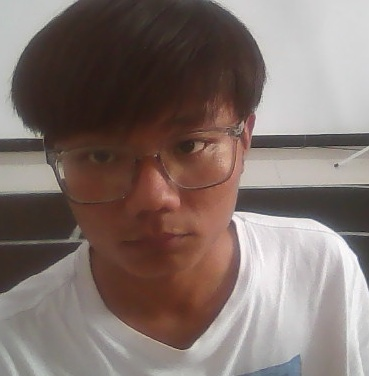
#> input picture yolov5_reid/fast_reid/query/Features/1_features/1628926528.0358121.jpg, 369 x 376 px
$ python -i light_improve.py   (imports and definitions only)
#> lines starting #> are read from the running program, lines starting #| are printed output that depends on the picture
import numpy as np

import cv2
# 加载图像
def light(img_path):
    image = cv2.imread(img_path)
#> image is the input picture: shape (376, 369, 3); mean B, G, R 108.8, 114.1, 128.9
    (B, G, R) = cv2.split(image)
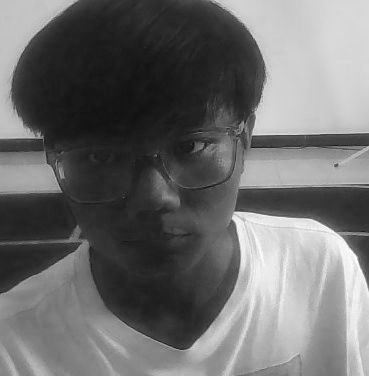
#> B: shape (376, 369); min 12, max 255, mean 108.8
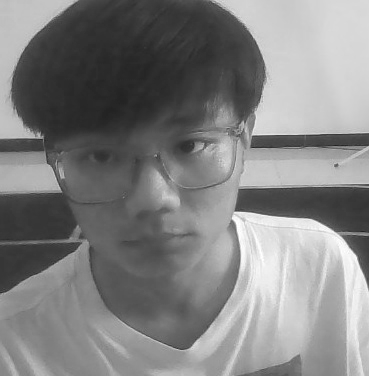
#> R: shape (376, 369); min 32, max 255, mean 128.9
    imageBlueChannelAvg = np.mean(B)
#> imageBlueChannelAvg = 108.8
    imageGreenChannelAvg = np.mean(G)
#> imageGreenChannelAvg = 114.1
    imageRedChannelAvg = np.mean(R)
#> imageRedChannelAvg = 128.9
    K = (imageRedChannelAvg+imageGreenChannelAvg+imageRedChannelAvg)/3;
#> K = 124
    Kb = K/imageBlueChannelAvg;
#> Kb = 1.14
    Kg = K/imageGreenChannelAvg;
#> Kg = 1.09
    Kr = K/imageRedChannelAvg
#> Kr = 0.962
    B = cv2.addWeighted(B, Kb, 0, 0, 0)
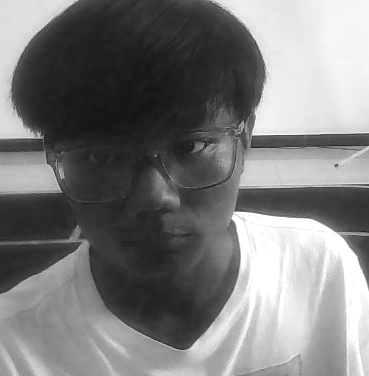
#> B: shape (376, 369); min 14, max 255, mean 123.6
    G = cv2.addWeighted(G, Kg, 0, 0, 0)
    R = cv2.addWeighted(R, Kr, 0, 0, 0)
    image_new = cv2.merge([B, G, R])
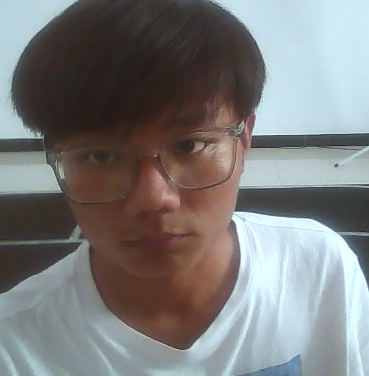
#> image_new: shape (376, 369, 3); mean B, G, R 123.6, 123.9, 124

#     # cv2.imshow("des", image_new)
#     cv2.imwrite('light_.jpg', image_new)
# light('light.jpg')


#全局直方图均衡化
def eaualHist_demo(image):
    gray = cv2.cvtColor(image, cv2.COLOR_RGB2GRAY)    #opencv的直方图均衡化要基于单通道灰度图像
#     cv.namedWindow('input_image', cv.WINDOW_NORMAL)
#     cv.imshow('input_image', gray)
    dst = cv2.equalizeHist(gray)                #自动调整图像对比度，把图像变得更清晰
    cv2.namedWindow("eaualHist_demo", cv2.WINDOW_NORMAL)
    cv2.imshow("eaualHist_demo", dst)
    return dst


def clahe_demo(image):
    gray = cv2.cvtColor(image, cv2.COLOR_RGB2GRAY)
    clahe = cv2.createCLAHE(5, (8,8))
    dst = clahe.apply(gray)
    cv2.imwrite('light_.jpg',dst)
    # cv2.namedWindow("clahe_demo", cv2.WINDOW_NORMAL)
    # cv2.imshow("clahe_demo", dst)

# src=cv2.imread('light.jpg')
# clahe_demo((src))
# # dst = eaualHist_demo(src)
# # dst = clahe_demo(src)
# # cv2.waitKey(0)
# # cv2.destroyAllWindows()

>>> result = light('../fast_reid/query/Features/1_features/1628926528.0358121.jpg')

$ run again, on yolov5_reid/fast_reid/query/Features/1_features/1628926528.4357536.jpg
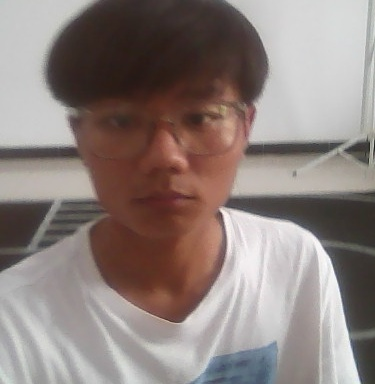
#> input picture yolov5_reid/fast_reid/query/Features/1_features/1628926528.4357536.jpg, 375 x 384 px
#> in light, image is the input picture: shape (384, 375, 3); mean B, G, R 125, 129, 141.4
#> in light, `(B, G, R) = cv2.split(image)`:
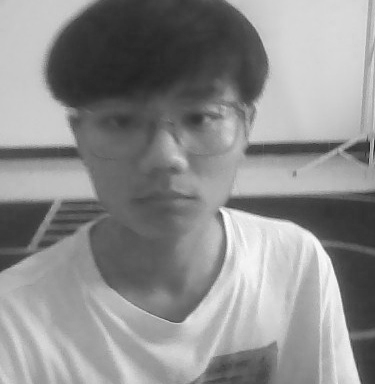
#> R: shape (384, 375); min 30, max 255, mean 141.4
#> imageBlueChannelAvg = 125
#> imageGreenChannelAvg = 129
#> imageRedChannelAvg = 141.4
#> K = 137.3
#> Kb = 1.1
#> Kg = 1.06
#> Kr = 0.971
#> in light, `image_new = cv2.merge([B, G, R])`:
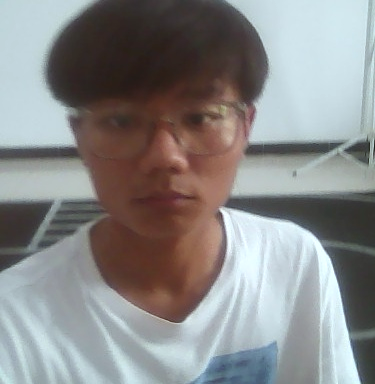
#> image_new: shape (384, 375, 3); mean B, G, R 137.2, 137.3, 137.3

$ run again, on yolov5_reid/fast_reid/query/Features/1_features/1628926528.805715.jpg
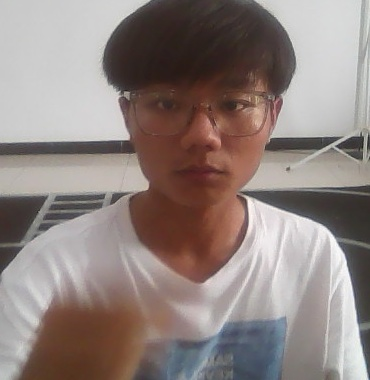
#> input picture yolov5_reid/fast_reid/query/Features/1_features/1628926528.805715.jpg, 370 x 380 px
#> in light, image is the input picture: shape (380, 370, 3); mean B, G, R 127, 130.9, 143.5
#> in light, `(B, G, R) = cv2.split(image)`:
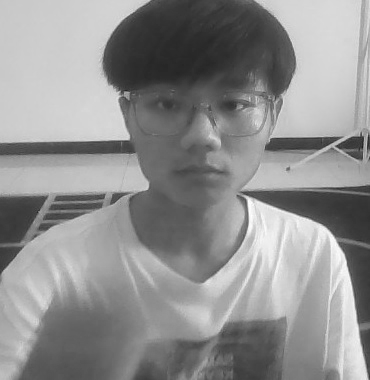
#> R: shape (380, 370); min 27, max 255, mean 143.5
#> imageBlueChannelAvg = 127
#> imageGreenChannelAvg = 130.9
#> imageRedChannelAvg = 143.5
#> K = 139.3
#> Kb = 1.1
#> Kg = 1.06
#> Kr = 0.971
#> in light, `image_new = cv2.merge([B, G, R])`:
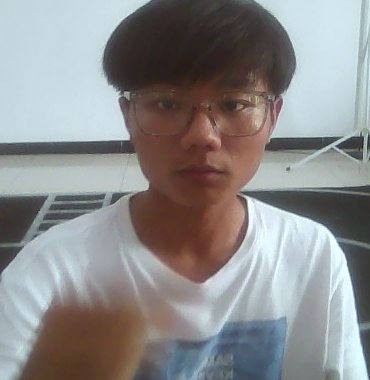
#> image_new: shape (380, 370, 3); mean B, G, R 139.3, 139.3, 139.3
